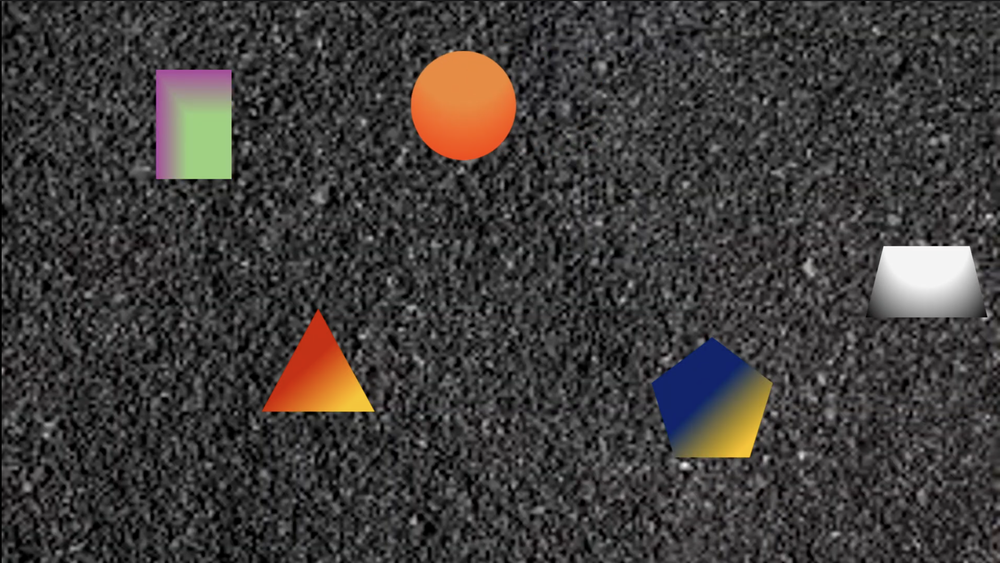
#> input picture ImagePros/files/noisy_background.png, 1000 x 563 px, shrunk from 1880 x 1058 before the run
$ python AdaptiveImageThresholding.py
#> lines starting #> are read from the running program, lines starting #| are printed output that depends on the picture; after the words box and inside, x2 and y2 are one past the last pixel; in counts of white or black regions, pixels touching at a corner belong together
import cv2 as cv
import numpy as np
import matplotlib.pyplot as plt

img = cv.imread("files/noisy_background.png", cv.IMREAD_GRAYSCALE)
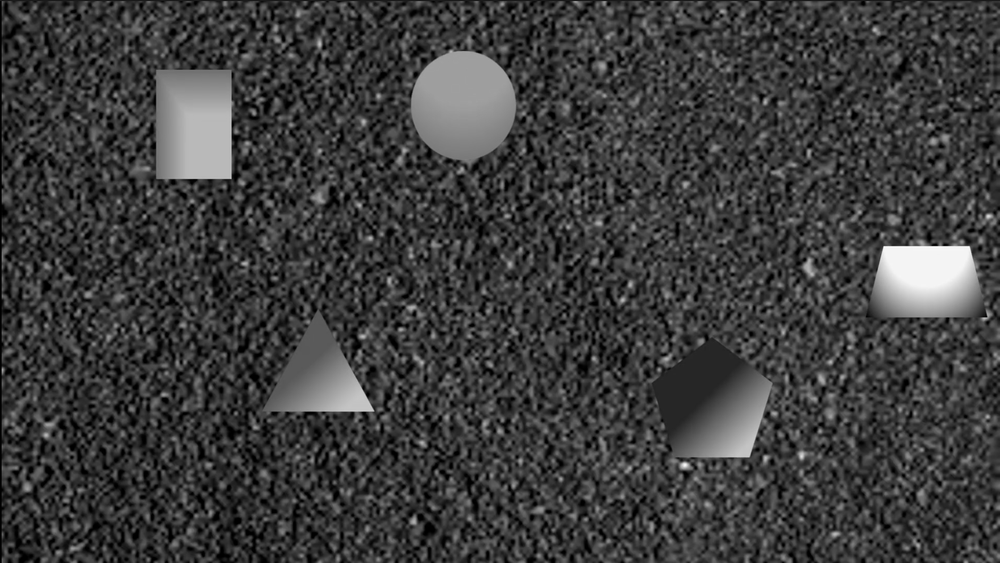
#> img: shape (563, 1000); min 0, max 255, mean 61.2

img = cv.medianBlur(img,5) # THIS CAN BE USED TO REMOVE NOISE??

ThresholdValue = 127

ret, binary_global = cv.threshold(img, ThresholdValue, 255, cv.THRESH_BINARY)
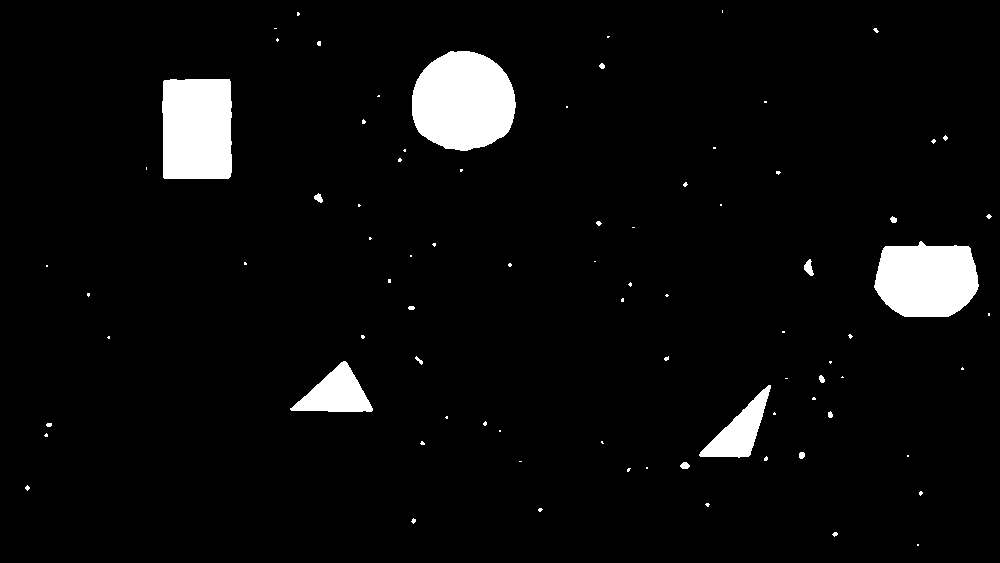
#> binary_global: shape (563, 1000); 4.8% white; 83 white regions (66 under 20 px), largest, box (x1, y1, x2, y2) and area: (412, 51, 516, 151) 8213, (162, 79, 232, 179) 6826, (874, 241, 979, 317) 6424
#> ret = 127
"""
The mean is calculated over a block of odd size. the mean is subtracted by
This constant C. any pixel value lower than this mean - C is set to 0, otherwise it is set to 255.
without this constant, and pixel value lower than the mean is immeditely set to 0.
"""
Constant = 2
BlockSize = 9 # ODD numbered Value for the block size

adaptive_mean = cv.adaptiveThreshold(img, 255, cv.ADAPTIVE_THRESH_MEAN_C, cv.THRESH_BINARY, BlockSize, Constant)
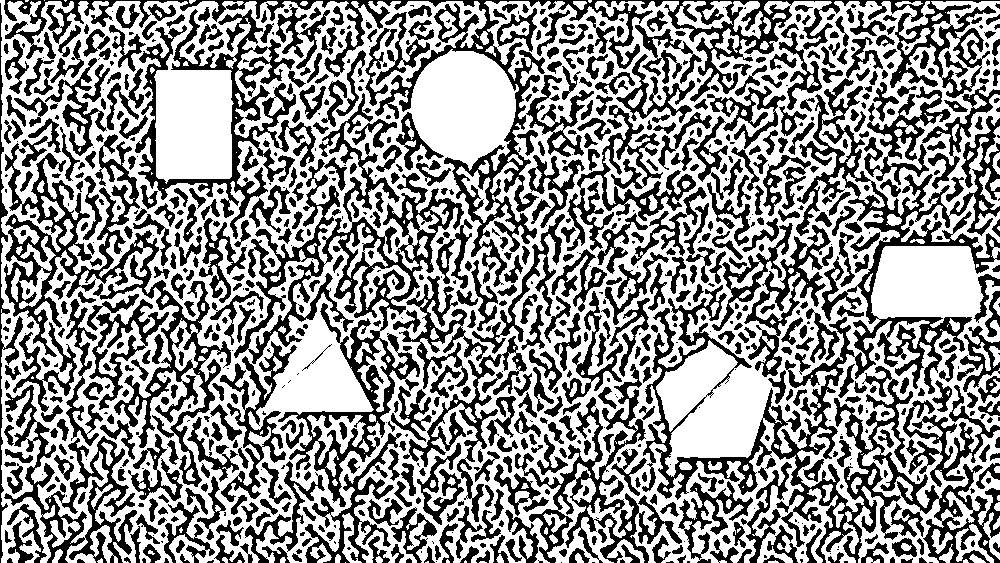
#> adaptive_mean: shape (563, 1000); 57.9% white; 922 black regions (257 under 20 px), largest, box (x1, y1, x2, y2) and area: (642, 78, 1000, 563) 29522, (4, 0, 1000, 287) 20235, (234, 93, 464, 507) 16637

adaptive_gaussian = cv.adaptiveThreshold(img, 255, cv.ADAPTIVE_THRESH_GAUSSIAN_C, cv.THRESH_BINARY, BlockSize, Constant)
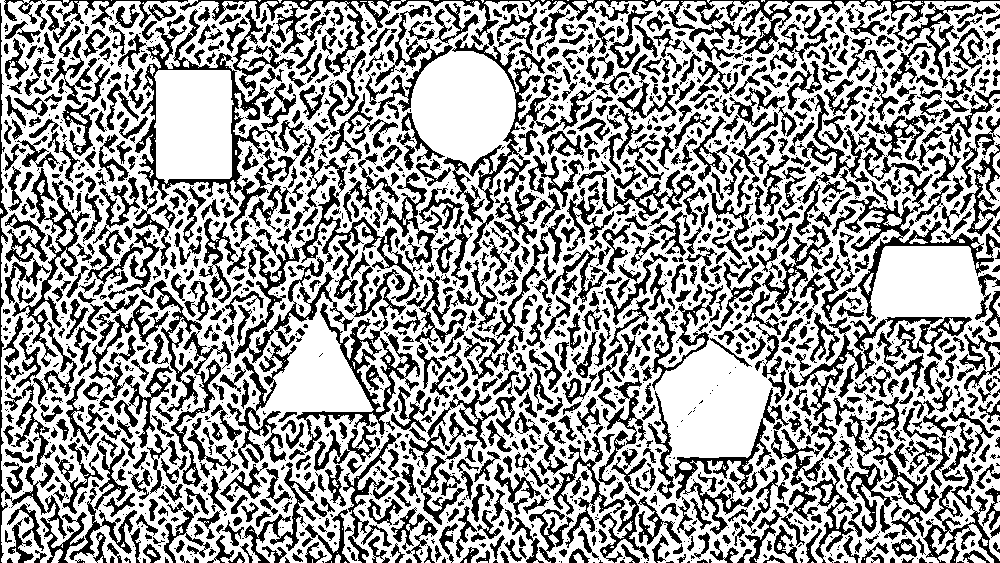
#> adaptive_gaussian: shape (563, 1000); 62.3% white; 2049 black regions (973 under 20 px), largest, box (x1, y1, x2, y2) and area: (180, 0, 1000, 88) 7017, (234, 157, 420, 363) 5297, (135, 9, 304, 231) 4690

titles = ['Original Image', 'Global Thresholding (v = 127)',
          'Adaptive Mean Thresholding', 'Adaptive Gaussian Thresholding']
images = [img, binary_global, adaptive_mean, adaptive_gaussian]

for i in range(4):
    plt.subplot(2,2,i+1),plt.imshow(images[i],'gray')
    plt.title(titles[i])
    plt.xticks([]),plt.yticks([])
plt.show()
